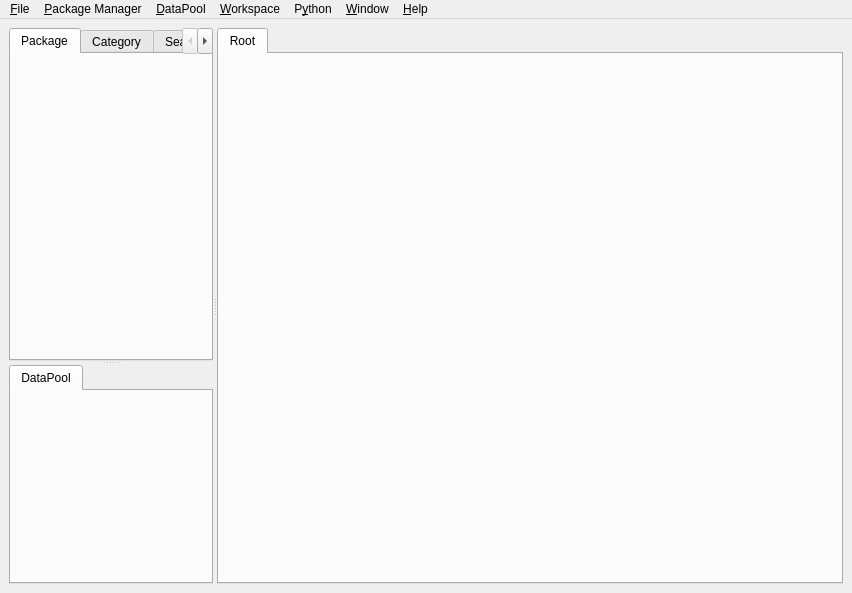
<?xml version="1.0" encoding="UTF-8"?>
<ui version="4.0">
 <class>MainWindow</class>
 <widget class="QMainWindow" name="MainWindow">
  <property name="geometry">
   <rect>
    <x>0</x>
    <y>0</y>
    <width>852</width>
    <height>593</height>
   </rect>
  </property>
  <property name="windowTitle">
   <string>VisuAlea</string>
  </property>
  <property name="windowIcon">
   <iconset resource="images.qrc">
    <normaloff>:/icons/openalea_icon.png</normaloff>:/icons/openalea_icon.png</iconset>
  </property>
  <widget class="QWidget" name="centralwidget">
   <layout class="QVBoxLayout">
    <item>
     <widget class="QSplitter" name="splitter_3">
      <property name="orientation">
       <enum>Qt::Horizontal</enum>
      </property>
      <widget class="QSplitter" name="splitter_2">
       <property name="orientation">
        <enum>Qt::Vertical</enum>
       </property>
       <widget class="QTabWidget" name="tabPackager">
        <property name="currentIndex">
         <number>0</number>
        </property>
        <widget class="QWidget" name="packageview">
         <attribute name="icon">
          <iconset resource="images.qrc">
           <normaloff>:/icons/package.png</normaloff>:/icons/package.png</iconset>
         </attribute>
         <attribute name="title">
          <string>Package</string>
         </attribute>
         <layout class="QVBoxLayout">
          <property name="spacing">
           <number>6</number>
          </property>
          <property name="margin">
           <number>6</number>
          </property>
         </layout>
        </widget>
        <widget class="QWidget" name="categoryview">
         <attribute name="icon">
          <iconset resource="images.qrc">
           <normaloff>:/icons/category.png</normaloff>:/icons/category.png</iconset>
         </attribute>
         <attribute name="title">
          <string>Category</string>
         </attribute>
         <layout class="QVBoxLayout">
          <property name="spacing">
           <number>6</number>
          </property>
          <property name="margin">
           <number>6</number>
          </property>
         </layout>
        </widget>
        <widget class="QWidget" name="searchview">
         <attribute name="icon">
          <iconset resource="images.qrc">
           <normaloff>:/icons/search.png</normaloff>:/icons/search.png</iconset>
         </attribute>
         <attribute name="title">
          <string>Search</string>
         </attribute>
         <layout class="QVBoxLayout">
          <property name="spacing">
           <number>6</number>
          </property>
          <property name="margin">
           <number>6</number>
          </property>
          <item>
           <widget class="QLineEdit" name="search_lineEdit"/>
          </item>
         </layout>
        </widget>
       </widget>
       <widget class="QTabWidget" name="poolTabWidget">
        <property name="currentIndex">
         <number>0</number>
        </property>
        <widget class="QWidget" name="pooltab">
         <attribute name="icon">
          <iconset resource="images.qrc">
           <normaloff>:/icons/datapool.png</normaloff>:/icons/datapool.png</iconset>
         </attribute>
         <attribute name="title">
          <string>DataPool</string>
         </attribute>
         <layout class="QVBoxLayout">
          <property name="spacing">
           <number>6</number>
          </property>
          <property name="margin">
           <number>6</number>
          </property>
         </layout>
        </widget>
       </widget>
      </widget>
      <widget class="QSplitter" name="splitter">
       <property name="sizePolicy">
        <sizepolicy hsizetype="Expanding" vsizetype="Expanding">
         <horstretch>10</horstretch>
         <verstretch>0</verstretch>
        </sizepolicy>
       </property>
       <property name="orientation">
        <enum>Qt::Vertical</enum>
       </property>
       <widget class="QTabWidget" name="tabWorkspace">
        <property name="sizePolicy">
         <sizepolicy hsizetype="Expanding" vsizetype="Expanding">
          <horstretch>4</horstretch>
          <verstretch>3</verstretch>
         </sizepolicy>
        </property>
        <property name="currentIndex">
         <number>0</number>
        </property>
        <widget class="QWidget" name="usetab">
         <attribute name="title">
          <string>Root</string>
         </attribute>
         <layout class="QVBoxLayout">
          <property name="spacing">
           <number>6</number>
          </property>
          <property name="margin">
           <number>6</number>
          </property>
         </layout>
        </widget>
       </widget>
      </widget>
     </widget>
    </item>
   </layout>
  </widget>
  <widget class="QMenuBar" name="menubar">
   <property name="geometry">
    <rect>
     <x>0</x>
     <y>0</y>
     <width>852</width>
     <height>25</height>
    </rect>
   </property>
   <widget class="QMenu" name="menu_File">
    <property name="title">
     <string>&amp;File</string>
    </property>
    <widget class="QMenu" name="menu_Export">
     <property name="title">
      <string>&amp;Export</string>
     </property>
     <widget class="QMenu" name="menuApplication">
      <property name="title">
       <string>Application</string>
      </property>
      <addaction name="actionPreview_Application"/>
      <addaction name="actionExport_to_Application"/>
     </widget>
     <addaction name="menuApplication"/>
     <addaction name="actionTo_script"/>
     <addaction name="separator"/>
     <addaction name="action_Image"/>
     <addaction name="action_Svg"/>
    </widget>
    <widget class="QMenu" name="menuLast_open">
     <property name="title">
      <string>Open recent</string>
     </property>
    </widget>
    <addaction name="action_New_Empty_Workspace"/>
    <addaction name="menuLast_open"/>
    <addaction name="separator"/>
    <addaction name="action_Export_to_Factory"/>
    <addaction name="action_Close_current_workspace"/>
    <addaction name="actionReload_from_Model"/>
    <addaction name="menu_Export"/>
    <addaction name="separator"/>
    <addaction name="action_Quit"/>
   </widget>
   <widget class="QMenu" name="menuDataPool">
    <property name="title">
     <string>&amp;DataPool</string>
    </property>
    <addaction name="actionClear_Data_Pool"/>
   </widget>
   <widget class="QMenu" name="menu_Help">
    <property name="title">
     <string>&amp;Help</string>
    </property>
    <addaction name="action_Help"/>
    <addaction name="separator"/>
    <addaction name="action_About"/>
    <addaction name="actionOpenAlea_Web"/>
   </widget>
   <widget class="QMenu" name="menu_Python">
    <property name="title">
     <string>P&amp;ython</string>
    </property>
    <addaction name="action_Execute_script"/>
    <addaction name="actionOpen_Console"/>
    <addaction name="actionClea_r_Console"/>
   </widget>
   <widget class="QMenu" name="menu_Workspace">
    <property name="windowIcon">
     <iconset>
      <normaloff/>
     </iconset>
    </property>
    <property name="title">
     <string>&amp;Workspace</string>
    </property>
    <widget class="QMenu" name="menuAlign">
     <property name="title">
      <string>Align</string>
     </property>
     <addaction name="actionAlignHorizontally"/>
     <addaction name="actionAlignLeft"/>
     <addaction name="actionAlignRight"/>
     <addaction name="actionAlignMean"/>
     <addaction name="actionDistributeHorizontally"/>
     <addaction name="actionDistributeVertically"/>
    </widget>
    <widget class="QMenu" name="menuColour">
     <property name="title">
      <string>Color</string>
     </property>
     <addaction name="actionSetCustomColor"/>
     <addaction name="actionUseCustomColor"/>
    </widget>
    <addaction name="action_Run"/>
    <addaction name="actionInvalidate"/>
    <addaction name="actionReset"/>
    <addaction name="actionConfigure_I_O"/>
    <addaction name="separator"/>
    <addaction name="actionGroup_Selection"/>
    <addaction name="action_Copy"/>
    <addaction name="action_Cut"/>
    <addaction name="action_Paste"/>
    <addaction name="action_Delete_2"/>
    <addaction name="separator"/>
    <addaction name="menuAlign"/>
    <addaction name="menuColour"/>
   </widget>
   <widget class="QMenu" name="menu_Package">
    <property name="title">
     <string>&amp;Package Manager</string>
    </property>
    <widget class="QMenu" name="menuCreate">
     <property name="title">
      <string>&amp;Add</string>
     </property>
     <addaction name="actionNew_Package"/>
     <addaction name="action_New_Network"/>
     <addaction name="actionNew_Python_Node"/>
     <addaction name="action_Data_File"/>
    </widget>
    <addaction name="action_Add_File"/>
    <addaction name="action_Auto_Search"/>
    <addaction name="actionFind_Node"/>
    <addaction name="separator"/>
    <addaction name="menuCreate"/>
    <addaction name="separator"/>
    <addaction name="actionShow_log"/>
   </widget>
   <widget class="QMenu" name="menu_Window">
    <property name="title">
     <string>&amp;Window</string>
    </property>
    <addaction name="actionDisplay_Package_Manager"/>
    <addaction name="actionDisplay_Workspaces"/>
    <addaction name="separator"/>
    <addaction name="actionPreferences"/>
   </widget>
   <addaction name="menu_File"/>
   <addaction name="menu_Package"/>
   <addaction name="menuDataPool"/>
   <addaction name="menu_Workspace"/>
   <addaction name="menu_Python"/>
   <addaction name="menu_Window"/>
   <addaction name="menu_Help"/>
  </widget>
  <action name="action_About">
   <property name="text">
    <string>&amp;About</string>
   </property>
  </action>
  <action name="action_Help">
   <property name="text">
    <string>&amp;Help</string>
   </property>
   <property name="shortcut">
    <string>F1</string>
   </property>
  </action>
  <action name="action_Quit">
   <property name="text">
    <string>&amp;Quit</string>
   </property>
   <property name="shortcut">
    <string>Ctrl+Q</string>
   </property>
  </action>
  <action name="action_New_Package">
   <property name="text">
    <string>&amp;Create Package</string>
   </property>
   <property name="shortcut">
    <string>Ctrl+N</string>
   </property>
  </action>
  <action name="actionSystem_Search">
   <property name="text">
    <string>System &amp;Search</string>
   </property>
  </action>
  <action name="action_Add_File">
   <property name="text">
    <string>&amp;Load Package/Directory</string>
   </property>
  </action>
  <action name="action_Auto_Search">
   <property name="text">
    <string>&amp;Reload All packages</string>
   </property>
  </action>
  <action name="action_Close_current_workspace">
   <property name="text">
    <string>Close Current Workspace</string>
   </property>
   <property name="shortcut">
    <string>Ctrl+W</string>
   </property>
   <property name="shortcutContext">
    <enum>Qt::ApplicationShortcut</enum>
   </property>
  </action>
  <action name="action_Run">
   <property name="text">
    <string>&amp;Run </string>
   </property>
   <property name="shortcut">
    <string>Ctrl+R</string>
   </property>
   <property name="shortcutContext">
    <enum>Qt::ApplicationShortcut</enum>
   </property>
  </action>
  <action name="action_New_Network">
   <property name="text">
    <string>&amp;Composite Node</string>
   </property>
  </action>
  <action name="actionOpenAlea_Web">
   <property name="text">
    <string>OpenAlea Web</string>
   </property>
  </action>
  <action name="action_Execute_script">
   <property name="text">
    <string>&amp;Execute script</string>
   </property>
  </action>
  <action name="action_New_Session">
   <property name="text">
    <string>&amp;New Session</string>
   </property>
   <property name="shortcut">
    <string>Ctrl+N</string>
   </property>
  </action>
  <action name="action_Open_Session">
   <property name="text">
    <string>&amp;Open Session</string>
   </property>
   <property name="shortcut">
    <string>Ctrl+O</string>
   </property>
  </action>
  <action name="action_Save_Session">
   <property name="text">
    <string>&amp;Save Session</string>
   </property>
   <property name="shortcut">
    <string>Ctrl+S</string>
   </property>
  </action>
  <action name="actionSave_as">
   <property name="text">
    <string>Save &amp;as</string>
   </property>
  </action>
  <action name="action_Export_to_Factory">
   <property name="text">
    <string>&amp;Save as Composite Node</string>
   </property>
   <property name="shortcut">
    <string>Ctrl+S</string>
   </property>
   <property name="shortcutContext">
    <enum>Qt::ApplicationShortcut</enum>
   </property>
  </action>
  <action name="actionExport_to_Application">
   <property name="text">
    <string>Export to Application</string>
   </property>
   <property name="shortcutContext">
    <enum>Qt::ApplicationShortcut</enum>
   </property>
  </action>
  <action name="actionClear_Data_Pool">
   <property name="text">
    <string>Clear Data Pool</string>
   </property>
  </action>
  <action name="actionFind_Node">
   <property name="text">
    <string>&amp;Find Node</string>
   </property>
   <property name="shortcut">
    <string>Ctrl+F</string>
   </property>
  </action>
  <action name="actionNew_Python_Node">
   <property name="text">
    <string>Python &amp;Node</string>
   </property>
  </action>
  <action name="actionNew_Package">
   <property name="text">
    <string>&amp;Package</string>
   </property>
  </action>
  <action name="action_EditNode">
   <property name="text">
    <string>&amp;Edit</string>
   </property>
  </action>
  <action name="actionShow_Pool">
   <property name="text">
    <string>Show Pool</string>
   </property>
   <property name="shortcut">
    <string>Ctrl+D</string>
   </property>
  </action>
  <action name="action_OpenNode">
   <property name="text">
    <string>&amp;Open</string>
   </property>
  </action>
  <action name="action_Delete_2">
   <property name="text">
    <string>&amp;Delete</string>
   </property>
   <property name="shortcutContext">
    <enum>Qt::ApplicationShortcut</enum>
   </property>
  </action>
  <action name="action_New_Empty_Workspace">
   <property name="text">
    <string>&amp;New Empty Workspace</string>
   </property>
   <property name="shortcut">
    <string>Ctrl+T</string>
   </property>
   <property name="shortcutContext">
    <enum>Qt::ApplicationShortcut</enum>
   </property>
  </action>
  <action name="actionReload_from_Model">
   <property name="text">
    <string>Reload</string>
   </property>
   <property name="shortcut">
    <string>Ctrl+L</string>
   </property>
   <property name="shortcutContext">
    <enum>Qt::ApplicationShortcut</enum>
   </property>
  </action>
  <action name="actionPreferences">
   <property name="text">
    <string>Preferences</string>
   </property>
  </action>
  <action name="actionConfigure_I_O">
   <property name="text">
    <string>Configure I/O</string>
   </property>
   <property name="shortcutContext">
    <enum>Qt::ApplicationShortcut</enum>
   </property>
  </action>
  <action name="actionGroup_Selection">
   <property name="text">
    <string>Group</string>
   </property>
   <property name="shortcut">
    <string>Ctrl+G</string>
   </property>
   <property name="shortcutContext">
    <enum>Qt::ApplicationShortcut</enum>
   </property>
  </action>
  <action name="actionOpen_Console">
   <property name="text">
    <string>Open &amp;shell</string>
   </property>
   <property name="shortcut">
    <string>Ctrl+P</string>
   </property>
   <property name="shortcutContext">
    <enum>Qt::ApplicationShortcut</enum>
   </property>
  </action>
  <action name="action_Copy">
   <property name="text">
    <string>Copy</string>
   </property>
   <property name="shortcut">
    <string>Ctrl+C</string>
   </property>
   <property name="shortcutContext">
    <enum>Qt::WidgetShortcut</enum>
   </property>
  </action>
  <action name="action_Paste">
   <property name="text">
    <string>&amp;Paste</string>
   </property>
   <property name="shortcut">
    <string>Ctrl+V</string>
   </property>
   <property name="shortcutContext">
    <enum>Qt::WidgetShortcut</enum>
   </property>
  </action>
  <action name="action_Cut">
   <property name="text">
    <string>Cut</string>
   </property>
   <property name="shortcut">
    <string>Ctrl+X</string>
   </property>
   <property name="shortcutContext">
    <enum>Qt::WidgetShortcut</enum>
   </property>
  </action>
  <action name="actionReset">
   <property name="text">
    <string>Reset</string>
   </property>
   <property name="shortcut">
    <string>Ctrl+K</string>
   </property>
   <property name="shortcutContext">
    <enum>Qt::ApplicationShortcut</enum>
   </property>
  </action>
  <action name="actionPreview_Application">
   <property name="text">
    <string>Preview Application</string>
   </property>
   <property name="shortcutContext">
    <enum>Qt::ApplicationShortcut</enum>
   </property>
  </action>
  <action name="actionLeft_Panel">
   <property name="text">
    <string>Package Manager</string>
   </property>
  </action>
  <action name="actionWorkspaces">
   <property name="text">
    <string>Workspaces</string>
   </property>
  </action>
  <action name="actionDisplay_Package_Manager">
   <property name="checkable">
    <bool>true</bool>
   </property>
   <property name="checked">
    <bool>true</bool>
   </property>
   <property name="text">
    <string>Display Package Manager</string>
   </property>
  </action>
  <action name="actionDisplay_Workspaces">
   <property name="checkable">
    <bool>true</bool>
   </property>
   <property name="checked">
    <bool>true</bool>
   </property>
   <property name="text">
    <string>Display Workspaces</string>
   </property>
  </action>
  <action name="actionInvalidate">
   <property name="text">
    <string>Invalidate</string>
   </property>
   <property name="shortcut">
    <string>Ctrl+I</string>
   </property>
   <property name="shortcutContext">
    <enum>Qt::ApplicationShortcut</enum>
   </property>
  </action>
  <action name="actionClea_r_Console">
   <property name="text">
    <string>&amp;Clear shell</string>
   </property>
  </action>
  <action name="action_Image">
   <property name="text">
    <string>&amp;Image</string>
   </property>
  </action>
  <action name="action_Svg">
   <property name="text">
    <string>&amp;Svg</string>
   </property>
  </action>
  <action name="action_Application">
   <property name="text">
    <string>&amp;Application</string>
   </property>
  </action>
  <action name="action_Data_File">
   <property name="text">
    <string>&amp;Data File</string>
   </property>
  </action>
  <action name="actionShow_log">
   <property name="text">
    <string>Show log</string>
   </property>
  </action>
  <action name="actionAlignHorizontally">
   <property name="text">
    <string>Align Horizontally</string>
   </property>
  </action>
  <action name="actionAlignLeft">
   <property name="text">
    <string>Align Left</string>
   </property>
  </action>
  <action name="actionAlignRight">
   <property name="text">
    <string>Align Right</string>
   </property>
  </action>
  <action name="actionAlignMean">
   <property name="text">
    <string>Align Mean</string>
   </property>
  </action>
  <action name="actionSetCustomColor">
   <property name="text">
    <string>Set Custom Color...</string>
   </property>
   <property name="toolTip">
    <string>Set Custom Colour</string>
   </property>
  </action>
  <action name="actionUseCustomColor">
   <property name="checkable">
    <bool>true</bool>
   </property>
   <property name="text">
    <string>Use Custom Color</string>
   </property>
   <property name="toolTip">
    <string>Use Custom Color</string>
   </property>
  </action>
  <action name="actionDistributeHorizontally">
   <property name="text">
    <string>Distribute Horizontally</string>
   </property>
  </action>
  <action name="actionDistributeVertically">
   <property name="text">
    <string>Distribute Vertically</string>
   </property>
   <property name="toolTip">
    <string>DistributeVertically</string>
   </property>
  </action>
  <action name="actionTo_script">
   <property name="text">
    <string>Script</string>
   </property>
   <property name="shortcutContext">
    <enum>Qt::ApplicationShortcut</enum>
   </property>
  </action>
  <action name="actionGf">
   <property name="text">
    <string>gf</string>
   </property>
  </action>
 </widget>
 <connections/>
 <resources>
 <include location='images.qrc'/>
 </resources>
 <connections/>
</ui>
